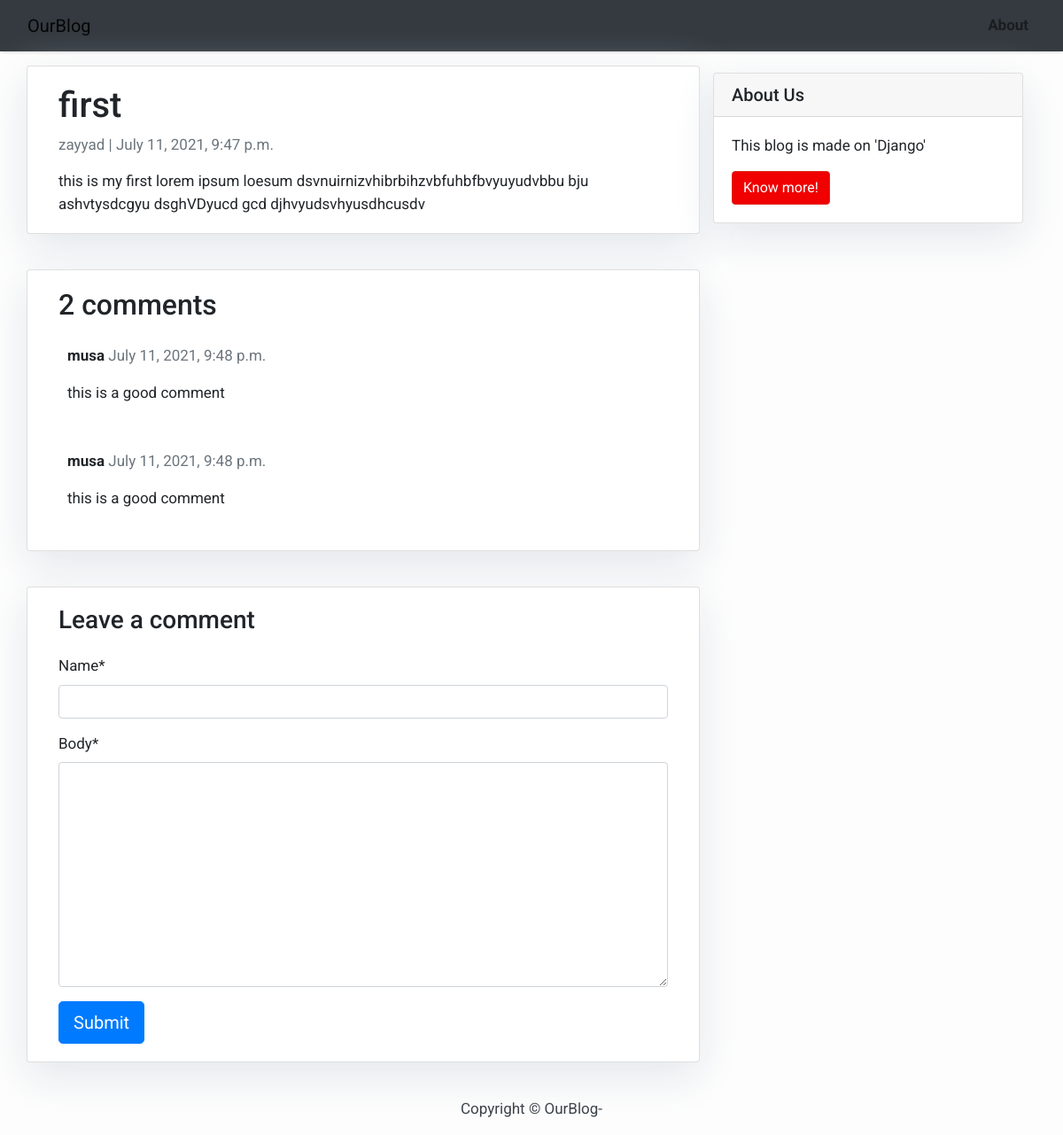
/1/, run on the app's committed database.
### blog/models.py (models this page shows, shortened)
class Article(models.Model):
    title = models.CharField(max_length=150)
    author = models.ForeignKey(User, on_delete= models.CASCADE,related_name='blog_posts')
    image = models.FilePathField(path="/images", default=None)
    content = models.TextField()
    pub_date = models.DateTimeField(default=timezone.now)
    status = models.IntegerField(choices=STATUS, default=0)

class Comment(models.Model):
    post = models.ForeignKey(Article,on_delete=models.CASCADE,related_name='comments')
    name = models.CharField(max_length=80)
    body = models.TextField()
    created_on = models.DateTimeField(default=timezone.now)
    active = models.BooleanField(default=False)
    class Meta:
        ordering = ['created_on']

### blog/views.py (the view)
# urls.py: path('<int:pk>/', article_post, name='article-post'),
def article_post(request, pk):
    template_name = 'article-detail.html'
    article = get_object_or_404(Article, pk=pk)
    comments = article.comments.filter(active=True).order_by("-created_on")
    new_comment = None
    if request.method == 'POST':
        comment_form = CommentForm(data=request.POST)
        if comment_form.is_valid():
            new_comment = comment_form.save(commit=False)
            new_comment.post = article
            new_comment.save()
    else:
        comment_form = CommentForm()
    return render(request, template_name, {'article': article,
                                        'comments': comments,
                                        'new_comment': new_comment,
                                        'comment_form': comment_form})

### blog/forms.py
class CommentForm(forms.ModelForm):
    class Meta:
        model = Comment
        fields = ('name', 'body')

### templates/article-detail.html (shortened to what this page needs)
{% extends 'base.html' %} {% block content %}
{% load crispy_forms_tags %}
<div class="container">
  <div class="row">
    <div class="col-md-8 card mb-4  mt-3 left  top">
      <div class="card-body">
        <h1>{% block title %} {{ article.title }} {% endblock title %}</h1>
        <p class=" text-muted">{{ article.author }} | {{ article.pub_date }}</p>
        <p class="card-text ">{{ article.content | safe }}</p>
      </div>
    </div>
    {% block sidebar %} {% include 'sidebar.html' %} {% endblock sidebar %}
    <div class="col-md-8 card mb-4  mt-3 ">
      <div class="card-body">
        {% with comments.count as total_comments %}
        <h2>{{ total_comments }} comments</h2>
          {% endwith %} {% for comment in comments %}
        <div class="comments" style="padding: 10px;">
          <p class="font-weight-bold">
            {{ comment.name }}
            <span class=" text-muted font-weight-normal">
              {{ comment.created_on }}
            </span>
          </p>
          {{ comment.body | linebreaks }}
        </div>
        {% endfor %}
      </div>
    </div>
    <div class="col-md-8 card mb-4  mt-3 ">
      <div class="card-body">
        {% if new_comment %}
        <div class="alert alert-success" role="alert">
          Your comment is awaiting moderation
        </div>
        {% else %}
        <h3>Leave a comment</h3>
        <form method="post" style="margin-top: 1.3em;">
          {{ comment_form | crispy }}
          <button type="submit" class="btn btn-primary  btn-lg">Submit</button>
        </form>
        {% endif %}
      </div>
    </div>
  </div>
</div>
{% endblock content %}

### templates/base.html (shortened to what this page needs)
<!DOCTYPE html>
<html>
  <head>
    <link
      rel="stylesheet"
      href="https://maxcdn.bootstrapcdn.com/bootstrap/4.0.0/css/bootstrap.min.css"
    />
  </head>
  <body>
    <nav class="navbar navbar-expand-lg navbar-light bg-dark shadow" id="mainNav">
      <div class="container-fluid">
        <a class="navbar-brand" href="{% url 'index' %}"> OurBlog</a>
        <div class="collapse navbar-collapse" id="navbarResponsive">
          <ul class="navbar-nav ml-auto">
            <li class="nav-item text-black">
              <a
                class="nav-link text-black font-weight-bold"
                href="#"
                >About</a
              >
            </li>
          </ul>
        </div>
      </div>
    </nav>
            {% block content %}{% endblock content %}
    <footer class="py-3 bg-grey">
              <p class="m-0 text-dark text-center ">Copyright &copy; OurBlog-</p>
    </footer>
  </body>
</html>

### templates/sidebar.html (shortened to what this page needs)
{% block sidebar %}
<div class="col-md-4 float-right ">
<div class="card my-4">
        <h5 class="card-header">About Us</h5>
    <div class="card-body">
        <p class="card-text"> This blog is made on 'Django'</p>
        <a href="#"
           class="btn btn-danger">Know more!</a>
    </div>
</div>
</div>
{% endblock sidebar %}

### templates/base.html (style rules this page uses)
body { font-family: "Roboto", sans-serif; font-size: 17px; background-color: #fdfdfd; }
.shadow { box-shadow: 0 4px 2px -2px rgba(0,0,0,0.1); }
.btn-danger { color: #fff; background-color: #f00000; border-color: #dc281e; }

### templates/sidebar.html (style rules this page uses)
.card { box-shadow: 0 16px 48px #E3E7EB; }

### data on the page
Article: title "first", author "zayyad", pub_date "July 11, 2021, 9:47 p.m.", content "this is my first lorem ipsum loesum dsvnuirnizvhibrbihzvbfuhbfbvyuyudvbbu bju ashvtysdcgyu dsghVDyucd gcd djhvyudsvhyusdhcusdv"
Comment: name "musa", created_on "July 11, 2021, 9:48 p.m.", body "this is a good comment"
Comment: name "musa", created_on "July 11, 2021, 9:48 p.m.", body "this is a good comment"

### other printed values
{{ total_comments }} "2"
